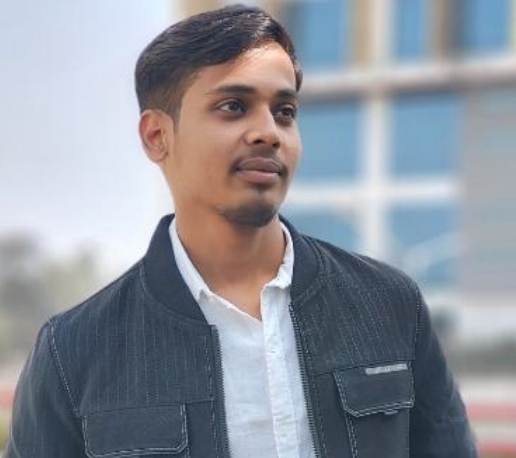
#> input picture Image_Processing/dummy_img.png, 516 x 458 px
$ python divisive_img_proc.py
#> lines starting #> are read from the running program, lines starting #| are printed output that depends on the picture
import numpy as np
import matplotlib.pyplot as plt
from PIL import Image
from sklearn.cluster import KMeans
from scipy.spatial.distance import pdist
from scipy.cluster.hierarchy import dendrogram, linkage

# --- Step 1: Prepare the Data ---
def prepare_image_data(image_path, size=(20, 20)):
    """
    Loads an image, converts it to RGB, resizes it, and flattens its pixel data
    into a 2D array for clustering.

    Args:
        image_path (str): The path to the image file.
        size (tuple): A tuple (width, height) to resize the image to. Smaller sizes
                      are better for a clear dendrogram.

    Returns:
        tuple: A tuple containing the flattened pixel data (np.ndarray) and
               the image size (tuple). Returns (None, None) on error.
    """
#> called with image_path = 'dummy_img.png', size = (10, 10)
    try:
        img = Image.open(image_path)
#> img is the input picture: PIL image 516x458 RGBA; mean R, G, B, A 142.4, 147.3, 156.2, 255
        img = img.resize(size)

        if img.mode == 'RGBA':
            img = img.convert('RGB')

        img_array = np.array(img)

        # Reshape the 3D array (height, width, RGB) into a 2D array (pixels, RGB)
        pixel_data = img_array.reshape(-1, 3)
#> pixel_data = 100 rows, first 8: [204, 214, 232], [211, 222, 241], [219, 230, 248], [138, 138, 145], [92, 85, 91], [117, 124, 136], [135, 165, 184], [170, 183, 190]
        print(f"Image converted to RGB. Shape: {img_array.shape}, Pixels: {pixel_data.shape}")
#| Image converted to RGB. Shape: (10, 10, 3), Pixels: (100, 3)

        return pixel_data, img.size

    except FileNotFoundError:
        print(f"Error: The image file '{image_path}' was not found.")
        return None, None

# --- Step 2: Implement Divisive Clustering (fixed number of clusters) ---
def divisive_clustering(data, max_clusters):
    """
    Performs divisive hierarchical clustering using a top-down approach.
    Splitting is done using K-means with k=2.

    Args:
        data (np.ndarray): The flattened pixel data.
        max_clusters (int): The number of final clusters to stop at.

    Returns:
        list: A list of arrays, where each array contains the pixel indices
              for a final cluster.
    """
    clusters = [np.arange(len(data))]

    def get_max_diameter_cluster(current_clusters):
        """
        Helper function to find the cluster with the largest diameter.
        """
        max_diam = -1
        max_diam_cluster_idx = -1

        for i, cluster_indices in enumerate(current_clusters):
            if len(cluster_indices) > 1:
                sub_data = data[cluster_indices]
                distances = pdist(sub_data, metric='euclidean')
                diameter = np.max(distances) if distances.size > 0 else 0
                if diameter > max_diam:
                    max_diam = diameter
                    max_diam_cluster_idx = i
        return max_diam_cluster_idx, max_diam

    while len(clusters) < max_clusters:
        cluster_to_split_idx, _ = get_max_diameter_cluster(clusters)

        if cluster_to_split_idx == -1:
            break

        cluster_to_split_indices = clusters.pop(cluster_to_split_idx)

        # Split the cluster using K-means (k=2)
        kmeans = KMeans(n_clusters=2, random_state=0, n_init=10).fit(data[cluster_to_split_indices])
        labels = kmeans.labels_

        new_cluster1_indices = cluster_to_split_indices[labels == 0]
        new_cluster2_indices = cluster_to_split_indices[labels == 1]

        # Avoid splitting if K-means produced an empty cluster
        if len(new_cluster1_indices) == 0 or len(new_cluster2_indices) == 0:
            clusters.append(cluster_to_split_indices)
            break

        clusters.append(new_cluster1_indices)
        clusters.append(new_cluster2_indices)

    return clusters

# --- Step 3: Implement Divisive Clustering (full hierarchy) ---
def divisive_clustering_full_hierarchy(data):
    """
    Performs divisive hierarchical clustering until each pixel is its own cluster.

    Returns the full split history for dendrogram generation.
    """
    n_pixels = len(data)
    clusters = [np.arange(n_pixels)]
    dendrogram_data = []

    def get_max_diameter_cluster(current_clusters):
        max_diam = -1
        max_diam_cluster_idx = -1
        for i, cluster_indices in enumerate(current_clusters):
            if len(cluster_indices) > 1:
                sub_data = data[cluster_indices]
                distances = pdist(sub_data, metric='euclidean')
                diameter = np.max(distances) if distances.size > 0 else 0
                if diameter > max_diam:
                    max_diam = diameter
                    max_diam_cluster_idx = i
        return max_diam_cluster_idx, max_diam

    # The loop runs until the number of clusters equals the number of pixels
    while len(clusters) < n_pixels:
        cluster_to_split_idx, split_distance = get_max_diameter_cluster(clusters)

        if cluster_to_split_idx == -1:
            break

        cluster_to_split_indices = clusters.pop(cluster_to_split_idx)

        kmeans = KMeans(n_clusters=2, random_state=0, n_init=10).fit(data[cluster_to_split_indices])
        labels = kmeans.labels_

        new_cluster1_indices = cluster_to_split_indices[labels == 0]
        new_cluster2_indices = cluster_to_split_indices[labels == 1]

        # Avoid splitting if K-means produced an empty cluster
        if len(new_cluster1_indices) == 0 or len(new_cluster2_indices) == 0:
            clusters.append(cluster_to_split_indices)
            break

        clusters.append(new_cluster1_indices)
        clusters.append(new_cluster2_indices)

        dendrogram_data.append({
            'split_distance': split_distance,
            'child1_indices': new_cluster1_indices.tolist(),
            'child2_indices': new_cluster2_indices.tolist()
        })
    return dendrogram_data

# --- Step 4: Create a Linkage Matrix for SciPy ---
def create_scipy_linkage_matrix(dendrogram_data, n_pixels):
    """
    Converts the divisive split history into a linkage matrix compatible with SciPy's dendrogram.

    Args:
        dendrogram_data (list): The list of split history dictionaries.
        n_pixels (int): The total number of pixels.

    Returns:
        np.ndarray: The linkage matrix suitable for scipy.
    """
    if not dendrogram_data:
        return np.zeros((0, 4))

    linkage_matrix = np.zeros((n_pixels - 1, 4))

    next_cluster_id = n_pixels
    cluster_map = {frozenset([i]): i for i in range(n_pixels)}

    # Process the splits in reverse order to simulate merges
    for i, split_info in enumerate(reversed(dendrogram_data)):
        split_distance = split_info['split_distance']
        child1_indices = frozenset(split_info['child1_indices'])
        child2_indices = frozenset(split_info['child2_indices'])

        # Find the IDs of the two child clusters
        child1_id = cluster_map.get(child1_indices)
        if child1_id is None:
            child1_id = next_cluster_id
            cluster_map[child1_indices] = next_cluster_id
            next_cluster_id += 1

        child2_id = cluster_map.get(child2_indices)
        if child2_id is None:
            child2_id = next_cluster_id
            cluster_map[child2_indices] = next_cluster_id
            next_cluster_id += 1

        parent_indices = child1_indices.union(child2_indices)
        cluster_map[parent_indices] = next_cluster_id

        # Populate a row of the linkage matrix
        linkage_matrix[i, 0] = min(child1_id, child2_id)
        linkage_matrix[i, 1] = max(child1_id, child2_id)
        linkage_matrix[i, 2] = split_distance
        linkage_matrix[i, 3] = len(parent_indices)

        next_cluster_id += 1

    return linkage_matrix

# --- Step 5: Visualize Functions ---
def print_divisive_clustering_summary(pixel_data, final_clusters):
    """
    Generates and prints a summary of the final clusters.
    """
    print("\n--- Cluster Pixel Counts ---")
    for i, cluster_indices in enumerate(final_clusters):
        print(f"Cluster {i} : {len(cluster_indices)} pixels")

    print("\n--- Average Cluster Colors (Centroids) ---")
    for i, cluster_indices in enumerate(final_clusters):
        if len(cluster_indices) > 0:
            cluster_pixels = pixel_data[cluster_indices]
            mean_color = np.mean(cluster_pixels, axis=0).astype(np.uint8)
            print(f"Cluster {i} Average Color (R,G,B): {mean_color}")
        else:
            print(f"Cluster {i} Average Color (R,G,B): [0 0 0] (empty)")

def visualize_clusters(pixel_data, clusters, image_size):
    """
    Creates a new image where each cluster is assigned a mean color.
    """
    clustered_image_data = np.zeros_like(pixel_data, dtype=np.uint8)

    for cluster_indices in clusters:
        if len(cluster_indices) > 0:
            cluster_pixels = pixel_data[cluster_indices]
            mean_color = np.mean(cluster_pixels, axis=0).astype(np.uint8)
            clustered_image_data[cluster_indices] = mean_color

    clustered_image = clustered_image_data.reshape(image_size[0], image_size[1], 3)

    plt.figure(figsize=(8, 8))
    plt.imshow(clustered_image)
    plt.title(f'Image with {len(clusters)} Clusters')
    plt.axis('off')
    plt.show()

def plot_divisive_dendrogram(dendrogram_data, n_pixels):
    """
    Creates and plots a dendrogram from divisive clustering split history
    using SciPy's standard dendrogram function.
    """
    linkage_matrix = create_scipy_linkage_matrix(dendrogram_data, n_pixels)

    plt.figure(figsize=(15, 8))
    dendrogram(linkage_matrix)

    # Invert the y-axis to make it look like a top-down, divisive dendrogram
    plt.gca().invert_yaxis()

    plt.title('Divisive Clustering Dendrogram (Inverted Y-Axis)')
    plt.xlabel('Pixel Index')
    plt.ylabel('Distance')
    plt.show()

# --- Main Execution ---
if __name__ == "__main__":
    image_file = 'dummy_img.png'

    # Resize to a very small image for a readable dendrogram
    pixel_data, image_size = prepare_image_data(image_file, size=(10, 10))
#> image_size = (10, 10)

    if pixel_data is not None:
        # Run divisive clustering to get a fixed number of clusters
        target_clusters = 5
        final_clusters = divisive_clustering(pixel_data, max_clusters=target_clusters)
#> the loop in divisive_clustering, `while len(clusters) < max_clusters:` made 4 passes
#> cluster_to_split_idx on passes 1, 2, 4: 0, 1, 1
#> (cluster_to_split_idx, new_cluster2_indices) on pass 3: (0, [5, 14, 23, 24, 25, 34, 35, 44, 53, 54, 55, 56, 70, 78, 80])
#> after the loop in divisive_clustering, `while len(clusters) < max_clusters:`: clusters = 5 items
#> final_clusters = 5 items

        print(f"\nClustering to {target_clusters} clusters complete!\n")

        # Generate and print the summary
        print_divisive_clustering_summary(pixel_data, final_clusters)
#> the loop in print_divisive_clustering_summary, `for i, cluster_indices in enumerate(final_clusters):` made 5 passes
#> cluster_indices on pass 3: [5, 14, 23, 24, 25, 34, 35, 44, 53, 54, 55, 56, 70, 78, 80]
#| Cluster 0 : 21 pixels
#| Cluster 1 : 24 pixels
#| Cluster 2 : 15 pixels
#| Cluster 3 : 18 pixels
#| Cluster 4 : 22 pixels
#> the loop in print_divisive_clustering_summary, `for i, cluster_indices in enumerate(final_clusters):` made 5 passes
#> (cluster_indices, mean_color) on pass 3: ([5, 14, 23, 24, 25, 34, 35, 44, 53, 54, 55, 56, 70, 78, 80], [134, 116, 113])
#> mean_color on passes 1, 2, 4, 5: [207, 217, 230], [63, 74, 87], [149, 151, 157], [164, 175, 186]
#| Cluster 0 Average Color (R,G,B): [207 217 230]
#| Cluster 1 Average Color (R,G,B): [63 74 87]
#| Cluster 2 Average Color (R,G,B): [134 116 113]
#| Cluster 3 Average Color (R,G,B): [149 151 157]
#| Cluster 4 Average Color (R,G,B): [164 175 186]

        # Visualize the clustered image
        visualize_clusters(pixel_data, final_clusters, image_size)
#> the loop in visualize_clusters, `for cluster_indices in clusters:` made 5 passes
#> after the loop in visualize_clusters, `for cluster_indices in clusters:`: clustered_image_data = 100 rows, first 8: [207, 217, 230], [207, 217, 230], [207, 217, 230], [149, 151, 157], [63, 74, 87], [134, 116, 113], [164, 175, 186], [164, 175, 186]
#> in visualize_clusters, `plt.show()`:
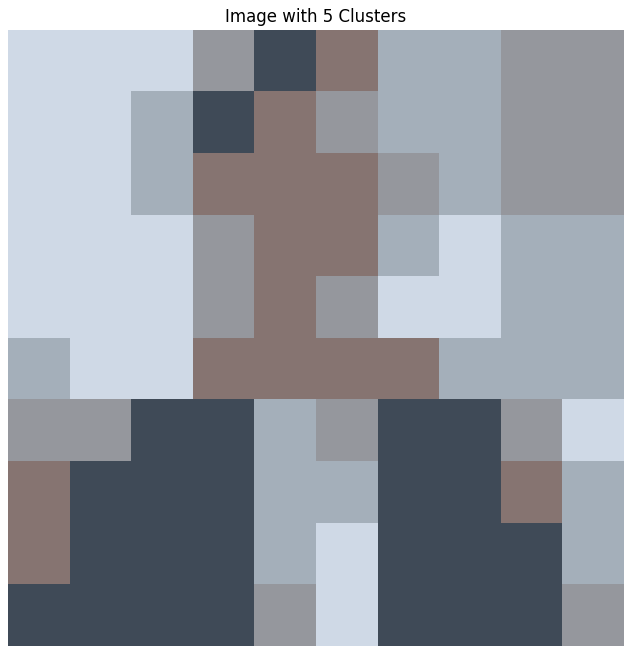
#> figure drawn by matplotlib, 1 panel

        # Run the full hierarchy clustering for the dendrogram
        print("\nRunning full hierarchy clustering for dendrogram...")
        dendrogram_info = divisive_clustering_full_hierarchy(pixel_data)
#> in divisive_clustering_full_hierarchy, `n_pixels = len(data)`: n_pixels = 100
#> the loop in divisive_clustering_full_hierarchy, `while len(clusters) < n_pixels:` made 99 passes
#> (cluster_to_split_idx, split_distance, cluster_to_split_indices, labels, new_cluster1_indices, new_cluster2_indices) on passes 7, 10, 11: (1, 77.53, [5, 14, 23, 24, 25, 34, 35, 44, 53, 54, 55, 56, 70, 78, 80], [0, 1, 1, 1, 0, 1, 0, 1, 0, 1, 0, 0, 0, 0, 0], [5, 25, 35, 53, 55, 56, 70, 78, 80], [14, 23, 24, 34, 44, 54]), (4, 55.98, [5, 25, 35, 53, 55, 56, 70, 78, 80], [1, 0, 0, 0, 0, 1, 0, 1, 1], [25, 35, 53, 55, 70], [5, 56, 78, 80]), (5, 55.17, [7, 12, 17, 22, 48, 50, 64, 74, 75, 89], [0, 0, 0, 0, 0, 0, 1, 0, 0, 1], [7, 12, 17, 22, 48, 50, 74, 75], [64, 89])
#> (cluster_to_split_idx, split_distance, cluster_to_split_indices, labels, new_cluster2_indices) on passes 17, 18, 20, 23, 29, 32: (0, 35.13, [15, 33, 43, 99], [1, 0, 0, 1], [15, 99]), (11, 33.66, [6, 36, 38, 58], [1, 0, 0, 0], [6]), (3, 29.55, [5, 56, 78, 80], [1, 0, 0, 1], [5, 80]), (15, 26.98, [13, 66, 72, 73, 76, 77, 81, 83, 91, 93, 97, 98], [1, 0, 0, 0, 0, 0, 0, 0, 0, 0, 0, 0], [13]), (0, 24.08, [37, 46, 47, 52, 69, 85, 95], [1, 1, 1, 0, 0, 1, 1], [37, 46, 47, 85, 95]), (21, 22.58, [4, 63, 90], [1, 0, 0], [4])
#> after the loop in divisive_clustering_full_hierarchy, `while len(clusters) < n_pixels:`: clusters = 100 items, first 6: [44], [6], [13], [8], [47], [4]; dendrogram_data = 99 items
#> dendrogram_info = 99 items

        # Plot the dendrogram using the corrected function
        plot_divisive_dendrogram(dendrogram_info, len(pixel_data))
#> the loop in create_scipy_linkage_matrix, `for i, split_info in enumerate(reversed(dendrogram_data)):` made 99 passes
#> split_distance on passes 1 to 12: 1, 1, 1, 1.41, 1.73, 1.73, 2, 2.24, 2.24, 2.24, 2.45, 3
#> split_distance on pass 54: 13.38
#> in plot_divisive_dendrogram, `plt.show()`:
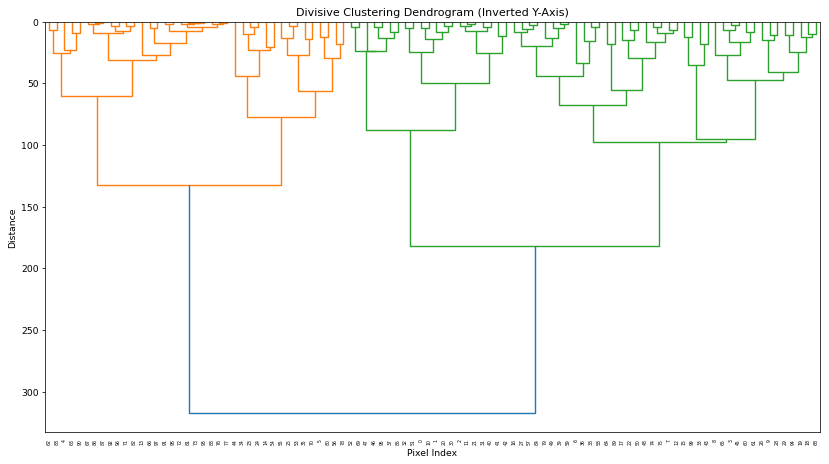
#> figure drawn by matplotlib, 1 panel
